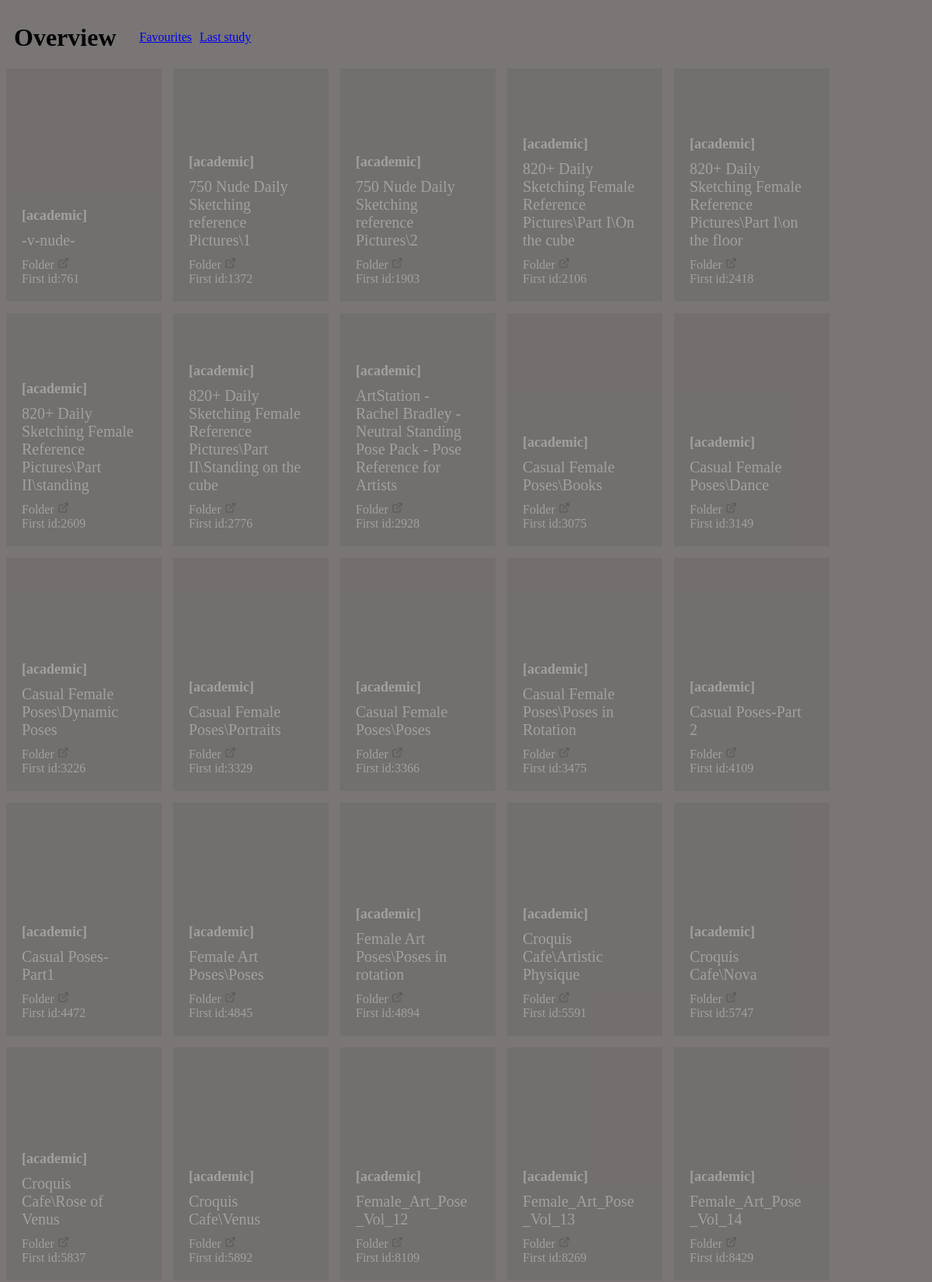
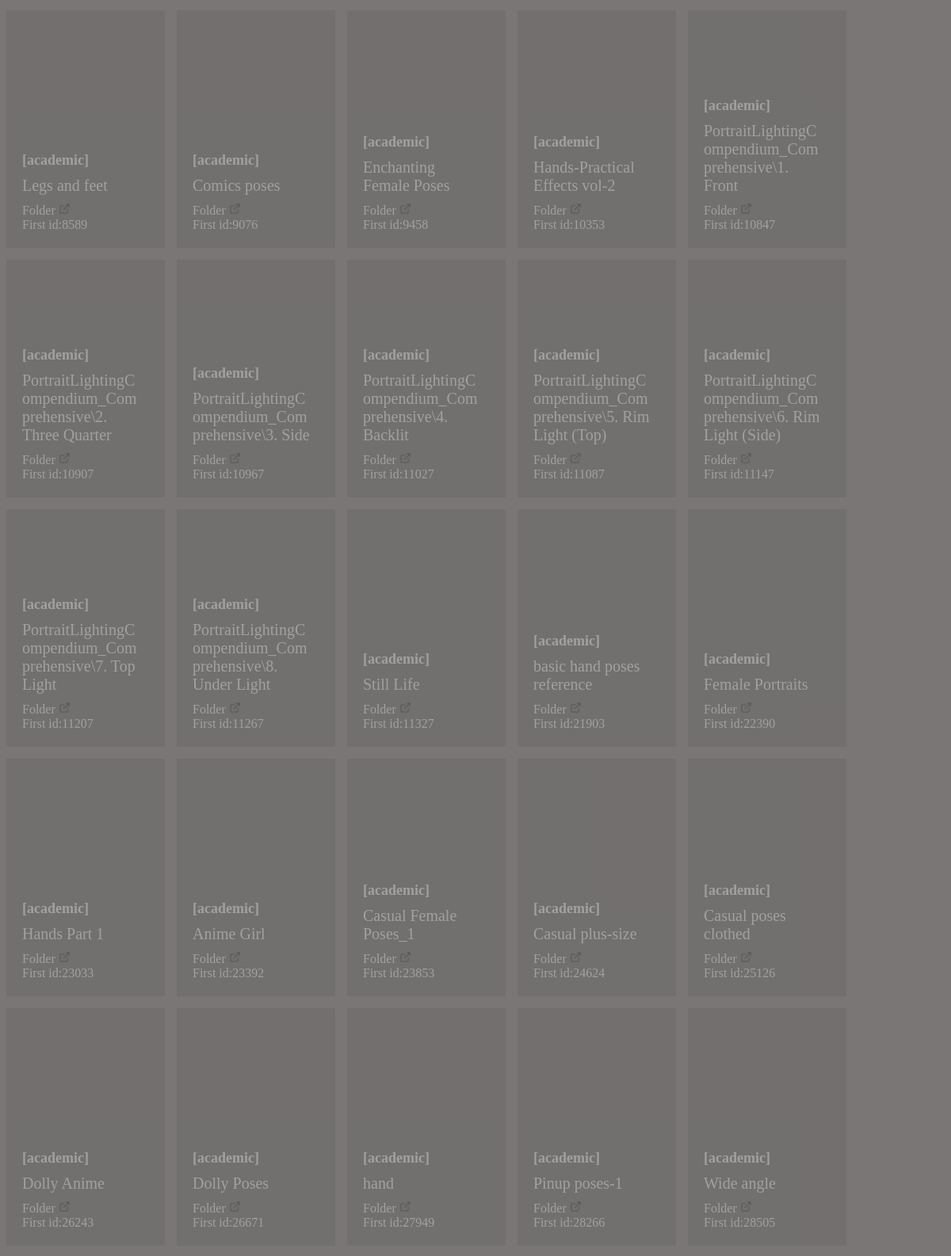
The page / (upper part) on the database its author committed (2 pictures, top to bottom).
### models/models_lump.py (models this page shows, shortened)
class Path(Base):
    __tablename__ = 'paths'
    id = Column(Integer, primary_key=True)
    path = Column(Text, nullable=False, unique=True)

class StudyType(Base):
    __tablename__ = 'study_types'
    id = Column(Integer, primary_key=True)
    type = Column(Text, nullable=False, unique=True)

class ImageMetadata(Base):
    __tablename__ = 'image_metadata'
    image_id = Column(Integer, name='id', primary_key=True)
    filename = Column(Text, nullable=False)
    study_type_id = Column(Integer, ForeignKey('study_types.id'), name='study_type', nullable=False)
    path_id = Column(Integer, ForeignKey('paths.id'), name='path', nullable=False)
    fav = Column(Integer, default=0)
    count = Column(Integer, default=0)
    rating = Column(Integer, default=0)
    lost = Column(Integer, default=0)
    last_viewed = Column(MyTIMESTAMP, default='1999-01-01 00:00:00')
    imported_at = Column(MyTIMESTAMP, default=datetime.now)
    image_hash = Column(Text, name='hash')
    study_type_ref = relationship('StudyType')
    path_ref = relationship('Path')
    @property
    def study_type(self):
        return self.study_type_ref.type
    @property
    def path(self):
        return os.path.join(self.study_type_ref.type, self.path_ref.path, self.filename)

### server.py (the view)
@app.route('/')
def index():
    images = ImageMetadataOverview.get_overview()
    return render_template('tpl_index.html', images=images)

### image_metadata_overview.py (called while the page is built)
    @staticmethod
    def get_overview():
        s = Session()
        images = s.query(ImageMetadata).group_by(ImageMetadata.path_id).order_by(ImageMetadata.study_type_id).all()
        return [OverviewPath.from_image_metadata(img) for img in images]

    @staticmethod
    def from_image_metadata(img: 'ImageMetadata'):
        return OverviewPath(path=img.path, path_id=img.path_id, study_type=img.study_type, image_id=img.image_id)

### templates/tpl_index.html (shortened to what this page needs)
<html>
<head>
    <link rel="stylesheet" href="/static/styles_overview.css">
</head>
<body>
<div class="header">
<h1>Overview</h1>
    <a href="/favs">Favourites</a>
    <a href="/last">Last study</a>
</div>
<div class="tiles-container">
{% for img in images %}
    <div class="tile">
        <div class="bg-thumb" data-src="/thumb/{{ img.image_id }}.jpg"></div>
        <div class="overlay">
            <a class="a-hidden" href="/folder/{{ img.path_id }}" target="_blank"><h2>[{{ img.study_type }}]</h2></a>
            <a class="a-hidden" href="/folder/{{ img.path_id }}" target="_blank"><p>{{ img.path }}</p></a>
            <a href="/folder/{{ img.path_id }}" target="_blank">Folder <img class="dir-link" src="/static/link.png"></a>
            <a href="/study-image/{{ img.image_id }}?same-folder=true&time-planned=120" target="_blank">First id:{{ img.image_id }}</a>
        </div>
    </div>
{% endfor %}
</div>
</body>
</html>

### static/styles_overview.css (style rules this page uses)
body { background-color: #7a7676; }
.header { display: flex; flex-direction: row; height: 80px; align-items: center; }
.header h1, a { margin-left: 10px; }
.header h1 { margin-right: 20px; }
.dir-link { width: 15px; height: 15px; }
.tiles-container { display: flex; flex-wrap: wrap; gap: 15px; }
.tile { position: relative; width: 200px; height: 300px; }
.tile .bg-thumb { display: block; width: 100%; height: 100%; background-size: cover; }
.overlay { position: absolute; bottom: 0; left: 0; width: 100%; height: 100%; background-color: rgba(0, 0, 0, 0.2); color: white; padding: 20px; box-sizing: border-box; opacity: 0.3; transition: opacity 0.3s ease; display: flex; flex-direction: column; justify-content: flex-end; }
.overlay h2, .overlay p, .overlay a { margin: 0; }
.overlay h2 { font-size: 18px; font-weight: bold; margin-bottom: 10px; }
.overlay p { font-size: 20px; margin-bottom: 10px; overflow-wrap: break-word; word-wrap: break-word; }
.overlay a { display: inline-block; margin-right: 10px; color: white; text-decoration: none; }

### rows shown on the page
Path: study_type "academic", path "-v-nude-", image_id "761"
Path: study_type "academic", path "750 Nude Daily Sketching reference Pictures\\1", image_id "1372"
Path: study_type "academic", path "750 Nude Daily Sketching reference Pictures\\2", image_id "1903"
Path: study_type "academic", path "820+ Daily Sketching Female Reference Pictures\\Part I\\On the cube", image_id "2106"
Path: study_type "academic", path "820+ Daily Sketching Female Reference Pictures\\Part I\\on the floor", image_id "2418"
Path: study_type "academic", path "820+ Daily Sketching Female Reference Pictures\\Part II\\standing", image_id "2609"
Path: study_type "academic", path "820+ Daily Sketching Female Reference Pictures\\Part II\\Standing on the cube", image_id "2776"
Path: study_type "academic", path "ArtStation - Rachel Bradley - Neutral Standing Pose Pack - Pose Reference for Artists", image_id "2928"
Path: study_type "academic", path "Casual Female Poses\\Books", image_id "3075"
Path: study_type "academic", path "Casual Female Poses\\Dance", image_id "3149"
Path: study_type "academic", path "Casual Female Poses\\Dynamic Poses", image_id "3226"
Path: study_type "academic", path "Casual Female Poses\\Portraits", image_id "3329"
Path: study_type "academic", path "Casual Female Poses\\Poses", image_id "3366"
Path: study_type "academic", path "Casual Female Poses\\Poses in Rotation", image_id "3475"
StudyType: study_type "academic", path "Casual Poses-Part 2", image_id "4109", path "Casual Poses-Part1", image_id "4472", path "Female Art Poses\\Poses", image_id "4845", path "Female Art Poses\\Poses in rotation", image_id "4894", path "Croquis Cafe\\Artistic Physique", image_id "5591", path "Croquis Cafe\\Nova", image_id "5747", path "Croquis Cafe\\Rose of Venus", image_id "5837", path "Croquis Cafe\\Venus", image_id "5892", path "Female_Art_Pose_Vol_12", image_id "8109", path "Female_Art_Pose_Vol_13", image_id "8269", path "Female_Art_Pose_Vol_14", image_id "8429", path "Legs and feet", image_id "8589", path "Comics poses", image_id "9076", path "Enchanting Female Poses", image_id "9458", path "Hands-Practical Effects vol-2", image_id "10353", path "PortraitLightingCompendium_Comprehensive\\1. Front", image_id "10847", path "PortraitLightingCompendium_Comprehensive\\2. Three Quarter", image_id "10907", path "PortraitLightingCompendium_Comprehensive\\3. Side", image_id "10967", path "PortraitLightingCompendium_Comprehensive\\4. Backlit", image_id "11027", path "PortraitLightingCompendium_Comprehensive\\5. Rim Light (Top)", image_id "11087", path "PortraitLightingCompendium_Comprehensive\\6. Rim Light (Side)", image_id "11147", path "PortraitLightingCompendium_Comprehensive\\7. Top Light", image_id "11207", path "PortraitLightingCompendium_Comprehensive\\8. Under Light", image_id "11267", path "Still Life", image_id "11327", path "basic hand poses reference", image_id "21903", path "Female Portraits", image_id "22390", path "Hands Part 1", image_id "23033", path "Anime Girl", image_id "23392", path "Casual Female Poses_1", image_id "23853", path "Casual plus-size", image_id "24624", path "Casual poses clothed", image_id "25126", path "Dolly Anime", image_id "26243", path "Dolly Poses", image_id "26671", path "hand", image_id "27949", path "Pinup poses-1", image_id "28266", path "Wide angle", image_id "28505"
